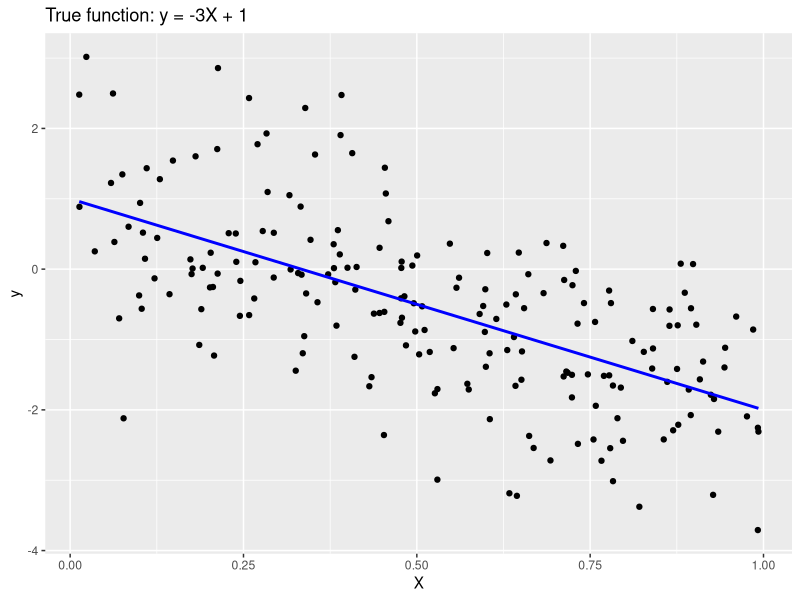

Reproduce this figure in R.
## ---- chunk 1

install.packages("ggplot2")
library(ggplot2)

##################################
#
# Generate Synthetic Attributes
#
##################################

# parameters
seed <- 1            # seed for random number generation 
numInstances <- 200  # number of data instances

# Set seed
set.seed(seed)

# Generate data
X <- matrix(runif(numInstances), ncol=1)
y_true <- -3*X + 1 
y <- y_true + matrix(rnorm(numInstances), ncol=1)

# Plot
ggplot() +
  geom_point(aes(x=X, y=y), color="black") +
  geom_line(aes(x=X, y=y_true), color="blue", linewidth=1) +
  ggtitle('True function: y = -3X + 1') +
  xlab('X') +
  ylab('y')

## ---- chunk 2


